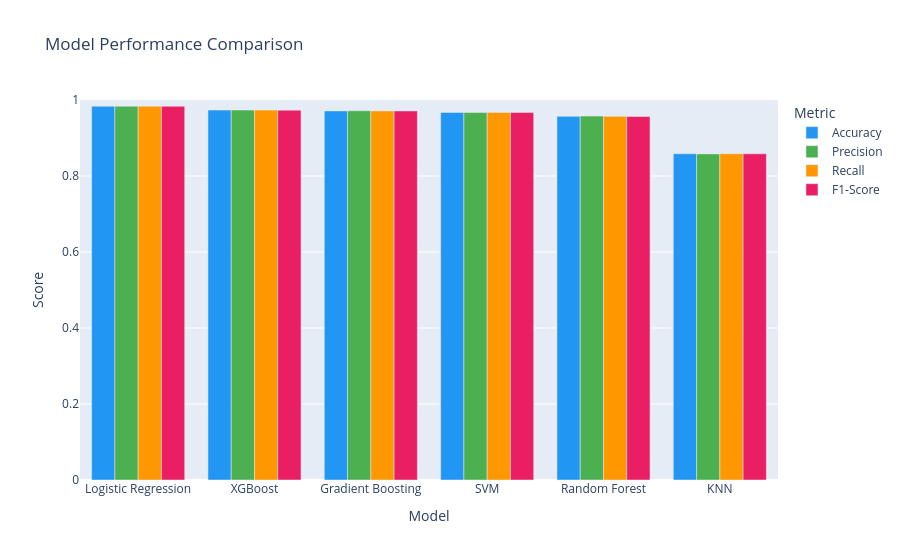

Here is the notebook cell this chart was saved with:
### Code cell
# Visualise model comparison
fig = px.bar(results_df, x='Model', y=['Accuracy', 'Precision', 'Recall', 'F1-Score'],
             title='Model Performance Comparison',
             barmode='group',
             color_discrete_sequence=['#2196F3', '#4CAF50', '#FF9800', '#E91E63'])
fig.update_layout(yaxis_title='Score', xaxis_title='Model', 
                  legend_title='Metric', yaxis_range=[0, 1])
fig.show()

# Identify best model
best_model_name = results_df.iloc[0]['Model']
best_f1 = results_df.iloc[0]['F1-Score']

print(f"\nðŸ† BEST MODEL: {best_model_name}")
print(f"   F1-Score: {best_f1:.3f}")

### Figure 1 — Plotly figure (JSON) as saved in the notebook; plotly's stock layout.template omitted (floating-point values rounded to 4 significant figures)
{"data": [{"alignmentgroup": "True", "hovertemplate": "variable=Accuracy<br>Model=%{x}<br>value=%{y}<extra></extra>", "legendgroup": "Accuracy", "marker": {"color": "#2196F3", "pattern": {"shape": ""}}, "name": "Accuracy", "offsetgroup": "Accuracy", "orientation": "v", "showlegend": true, "textposition": "auto", "type": "bar", "x": ["Logistic Regression", "XGBoost", "Gradient Boosting", "SVM", "Random Forest", "KNN"], "xaxis": "x", "y": [0.9836, 0.9734, 0.9713, 0.9672, 0.957, 0.8586], "yaxis": "y"}, {"alignmentgroup": "True", "hovertemplate": "variable=Precision<br>Model=%{x}<br>value=%{y}<extra></extra>", "legendgroup": "Precision", "marker": {"color": "#4CAF50", "pattern": {"shape": ""}}, "name": "Precision", "offsetgroup": "Precision", "orientation": "v", "showlegend": true, "textposition": "auto", "type": "bar", "x": ["Logistic Regression", "XGBoost", "Gradient Boosting", "SVM", "Random Forest", "KNN"], "xaxis": "x", "y": [0.9837, 0.9734, 0.9716, 0.9672, 0.9577, 0.8582], "yaxis": "y"}, {"alignmentgroup": "True", "hovertemplate": "variable=Recall<br>Model=%{x}<br>value=%{y}<extra></extra>", "legendgroup": "Recall", "marker": {"color": "#FF9800", "pattern": {"shape": ""}}, "name": "Recall", "offsetgroup": "Recall", "orientation": "v", "showlegend": true, "textposition": "auto", "type": "bar", "x": ["Logistic Regression", "XGBoost", "Gradient Boosting", "SVM", "Random Forest", "KNN"], "xaxis": "x", "y": [0.9836, 0.9734, 0.9713, 0.9672, 0.957, 0.8586], "yaxis": "y"}, {"alignmentgroup": "True", "hovertemplate": "variable=F1-Score<br>Model=%{x}<br>value=%{y}<extra></extra>", "legendgroup": "F1-Score", "marker": {"color": "#E91E63", "pattern": {"shape": ""}}, "name": "F1-Score", "offsetgroup": "F1-Score", "orientation": "v", "showlegend": true, "textposition": "auto", "type": "bar", "x": ["Logistic Regression", "XGBoost", "Gradient Boosting", "SVM", "Random Forest", "KNN"], "xaxis": "x", "y": [0.9836, 0.9733, 0.9711, 0.9672, 0.9566, 0.8583], "yaxis": "y"}], "layout": {"barmode": "group", "legend": {"title": {"text": "Metric"}, "tracegroupgap": 0}, "title": {"text": "Model Performance Comparison"}, "xaxis": {"anchor": "y", "domain": [0, 1], "title": {"text": "Model"}}, "yaxis": {"anchor": "x", "domain": [0, 1], "range": [0, 1], "title": {"text": "Score"}}}}
